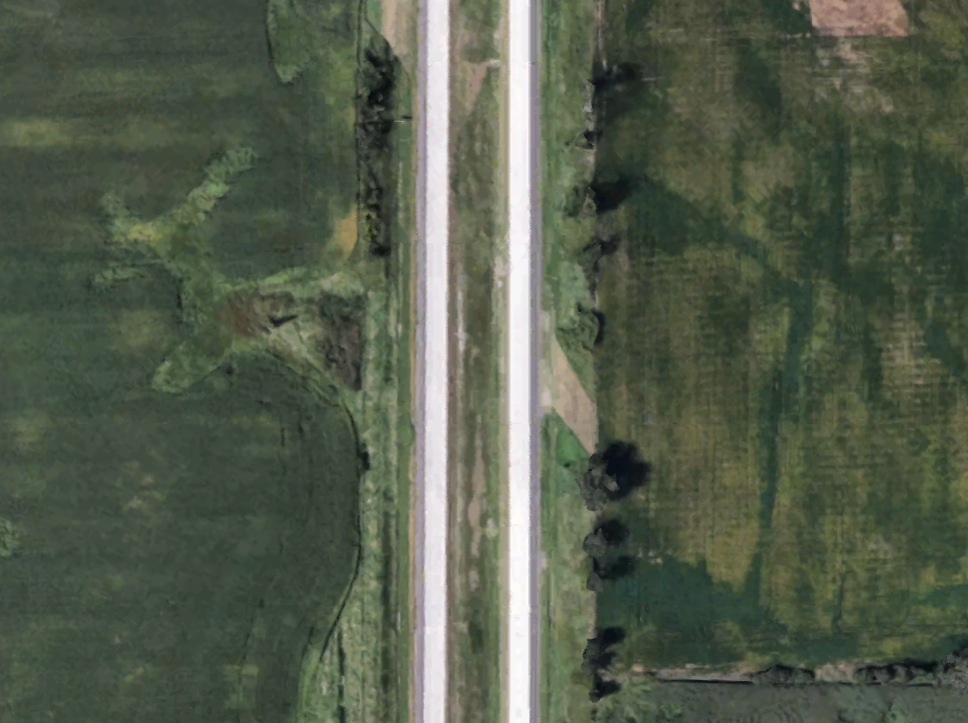
%> input picture Segmentation/RoadPic.png, 968 x 723 px
$ octave --eval "result = thinRoad('RoadPic.png');"   (GNU Octave 9; MATLAB toolbox functions it lacks are replaced by stand-ins)
%> lines starting %> are read from the running program, lines starting %| are printed output that depends on the picture; in (x1, y1, x2, y2) boxes, pixels count from 0 and x2, y2 are one past the last pixel; in counts of white or black regions, pixels touching at a corner belong together; the program's own positions count from 1
function [ Comps ] = thinRoad( imageFile )
%> called with imageFile = 'RoadPic.png'
% Segmentation method with adjustments to accomodate
% narrow roads better.
% @input:
%       imageFile - image file to be segmented
% @output:
%       Comps - list of components which are candidates for roads

tic
% Read in file, convert to gray, get size
J = imread(imageFile);
%> J is the input picture: size 723x968x3 uint8; mean R, G, B 83.8, 92.7, 75.5
I = rgb2gray(J);
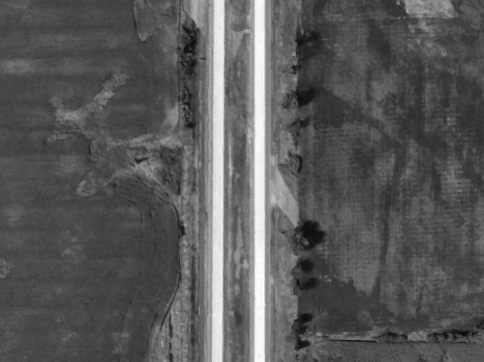
%> I: size 723x968 uint8 (shown at 1/2 size); min 11, max 255, mean 88.1
I2 = imcomplement(I);
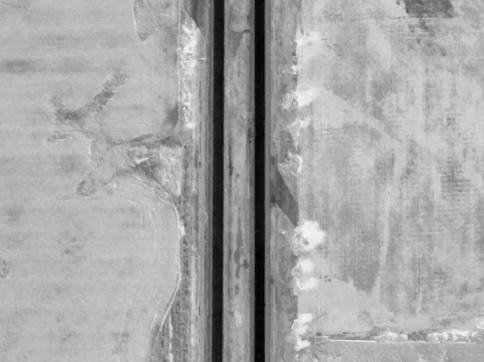
%> I2: size 723x968 uint8 (shown at 1/2 size); min 0, max 244, mean 166.9
[x,y] = size(I);

%Split up image by intensity
BW1 = I > 150;
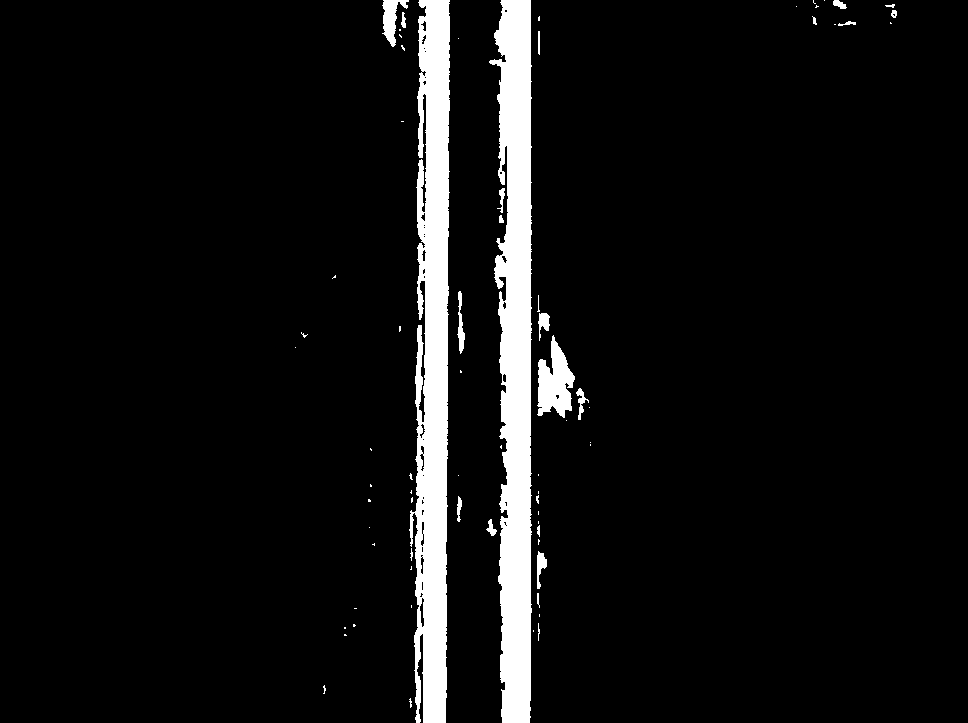
%> BW1: size 723x968 logical; 6.7% white; 71 white regions (47 under 20 px), largest, box (x1, y1, x2, y2) and area: (489, 0, 532, 723) 21486, (409, 0, 450, 723) 20911, (537, 335, 575, 418) 1851
BW2 = I2 > 150;
%> BW2: size 723x968 logical; 81.3% white; 393 black regions (284 under 20 px), largest, box (x1, y1, x2, y2) and area: (339, 0, 599, 723) 111996, (808, 0, 907, 73) 3580, (257, 205, 364, 298) 2597
%Remove any small pieces, but only very small to avoid
%removing any pieces of the road
BW1 = bwareaopen(imfill(BW1,'holes'),floor(x*y/1000));
%> BW1: size 723x968 logical; 6.4% white; 3 white regions, box (x1, y1, x2, y2) and area: (489, 0, 532, 723) 21558, (409, 0, 450, 723) 21274, (537, 335, 575, 418) 1860
BW2 = bwareaopen(imfill(BW2,'holes'),floor(x*y/1000));
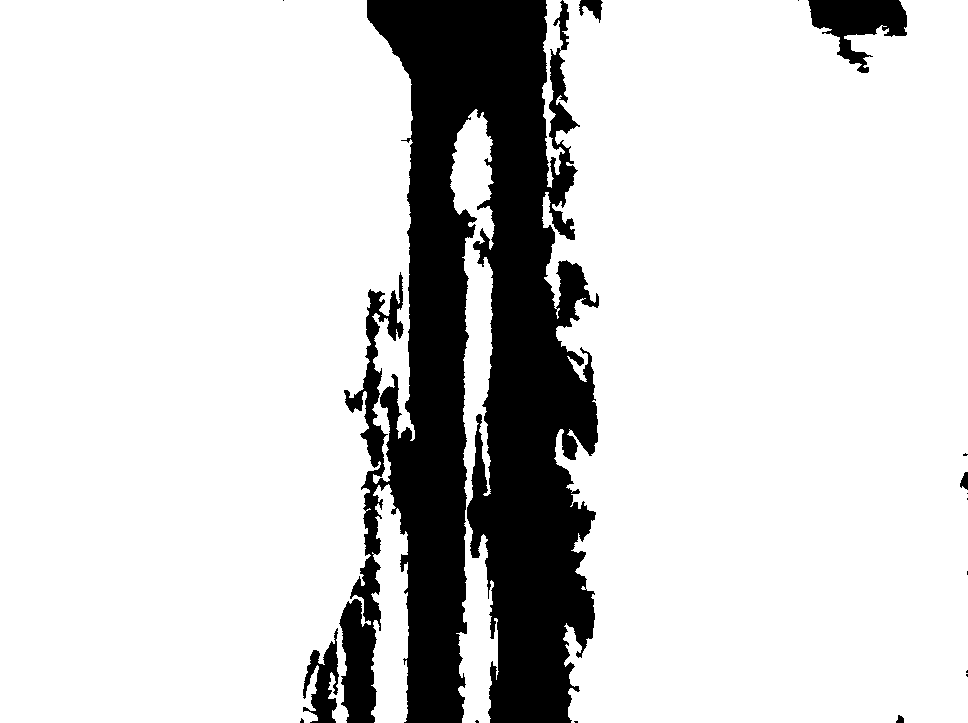
%> BW2: size 723x968 logical; 82.6% white; 17 black regions (11 under 20 px), largest, box (x1, y1, x2, y2) and area: (339, 0, 599, 723) 116175, (808, 0, 907, 73) 3614, (303, 628, 339, 723) 1703, (579, 0, 603, 23) 290, (960, 472, 968, 490) 98, (896, 715, 904, 723) 46
%Get component lists and merge
CC1 = bwconncomp(BW1);
%> CC1 = 3 connected components
CC2 = bwconncomp(BW2);
%> CC2 = 4 connected components
CC1.PixelIdxList = [CC1.PixelIdxList CC2.PixelIdxList];
%> CC1.PixelIdxList = 7 items
CC1.NumObjects = CC1.NumObjects + CC2.NumObjects;
%> CC1.NumObjects = 7
toc
%Code for displaying image
labeled = labelmatrix(CC1);
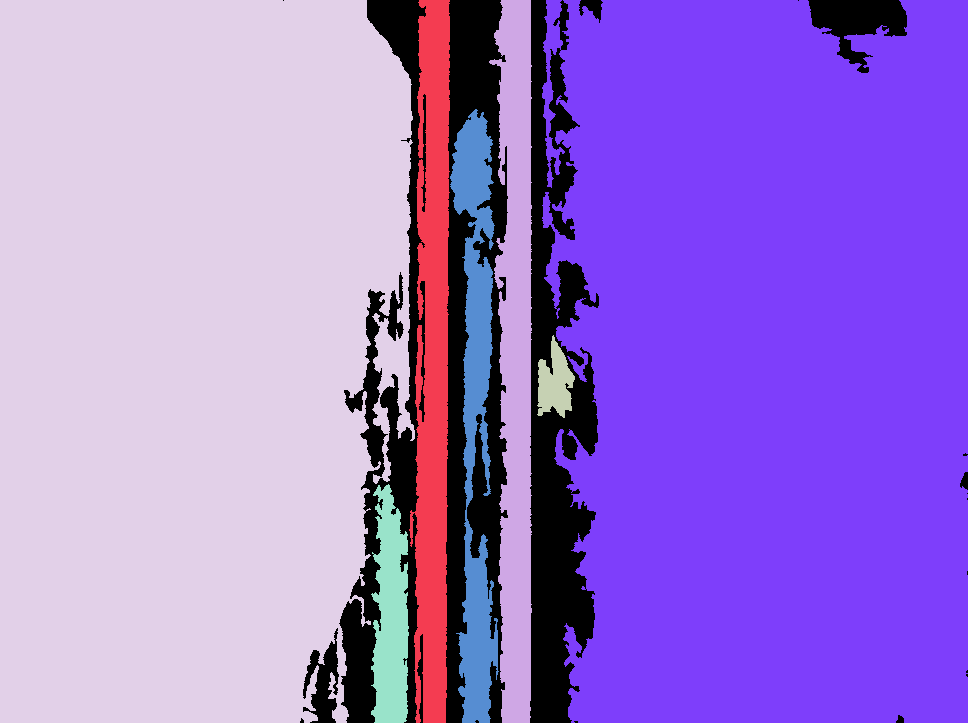
%> labeled: size 723x968 uint8; 8 distinct labels, from 0 to 7; one colour per label, 0 black
RGB_label = label2rgb(labeled, 'jet', 'w', 'shuffle');
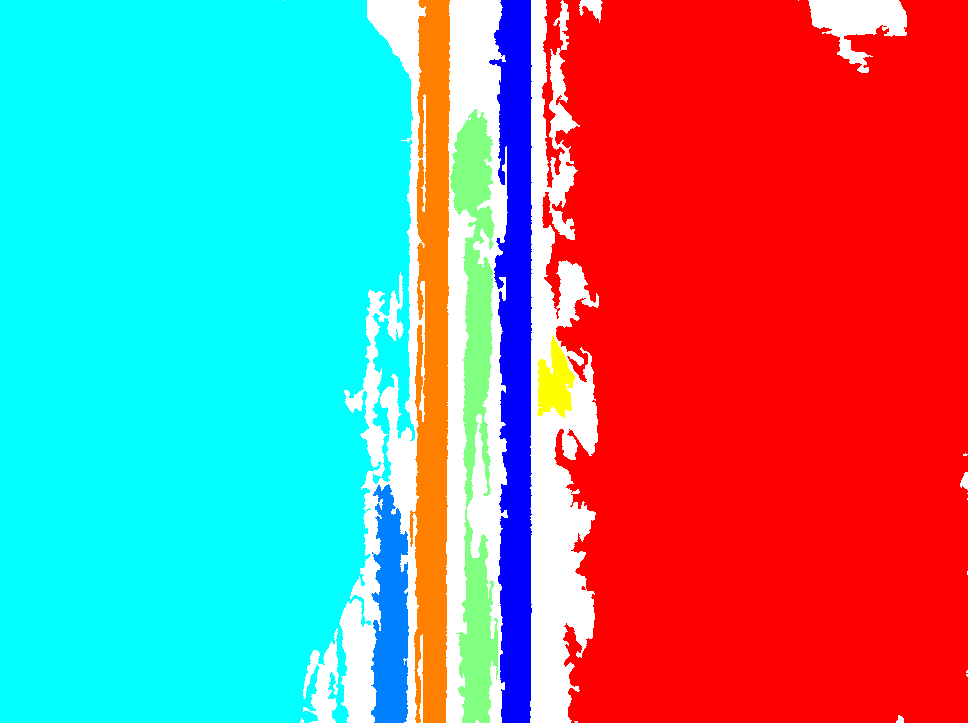
%> RGB_label: size 723x968x3 uint8; mean R, G, B 142.1, 139.1, 141
imshow(RGB_label)

Comps = CC1;
%> Comps = 7 connected components

end

$ run again, on Segmentation/1001.png
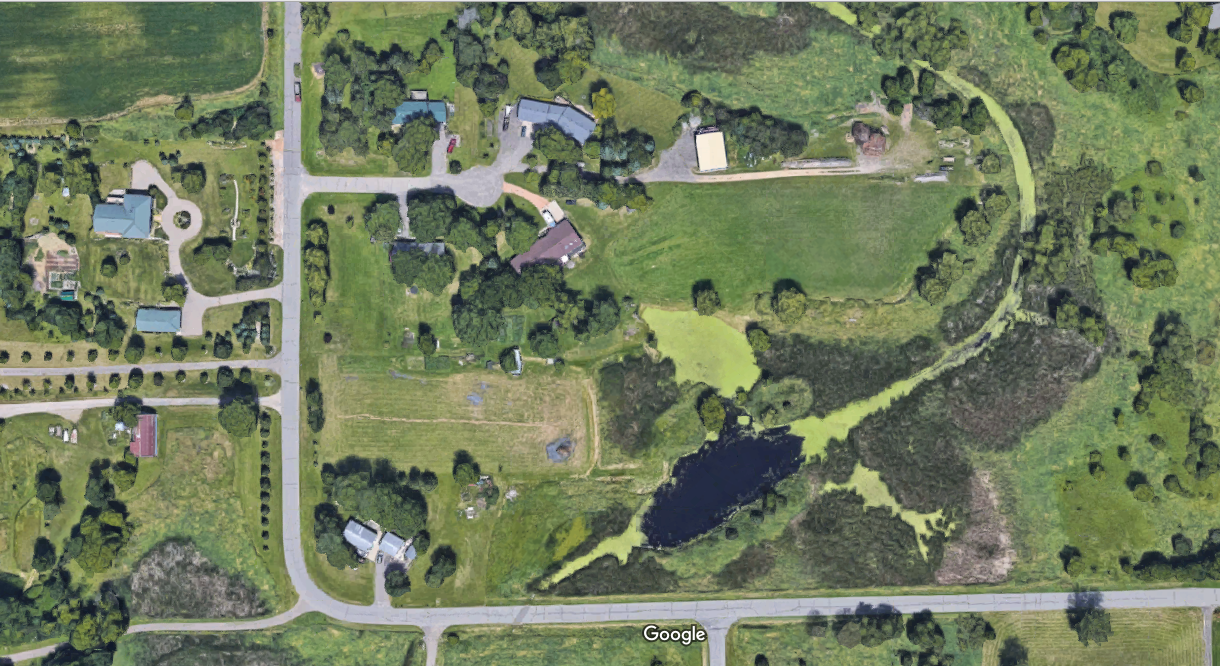
%> input picture Segmentation/1001.png, 1220 x 666 px
%> in thinRoad, J is the input picture: size 666x1220x3 uint8; mean R, G, B 112.8, 124.2, 94.3
%> in thinRoad, `BW1 = I > 150;`:
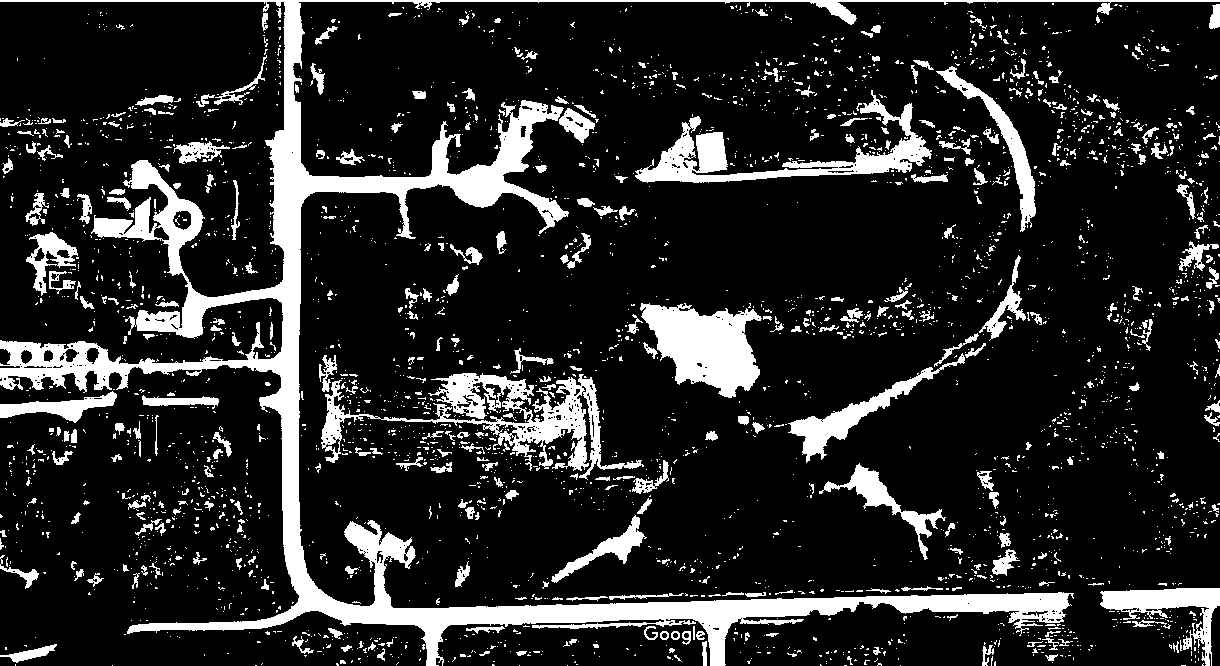
%> BW1: size 666x1220 logical; 15.7% white; 3159 white regions (2791 under 20 px), largest, box (x1, y1, x2, y2) and area: (0, 0, 1220, 666) 55253, (321, 373, 644, 480) 8447, (640, 303, 762, 398) 7036
%> CC1 = 12 connected components
%> CC2 = 39 connected components
%> CC1.PixelIdxList = 51 items
%> CC1.NumObjects = 51
%> labeled: size 666x1220 uint8; 52 distinct labels, from 0 to 51
%> in thinRoad, `RGB_label = label2rgb(labeled, 'jet', 'w', 'shuffle');`:
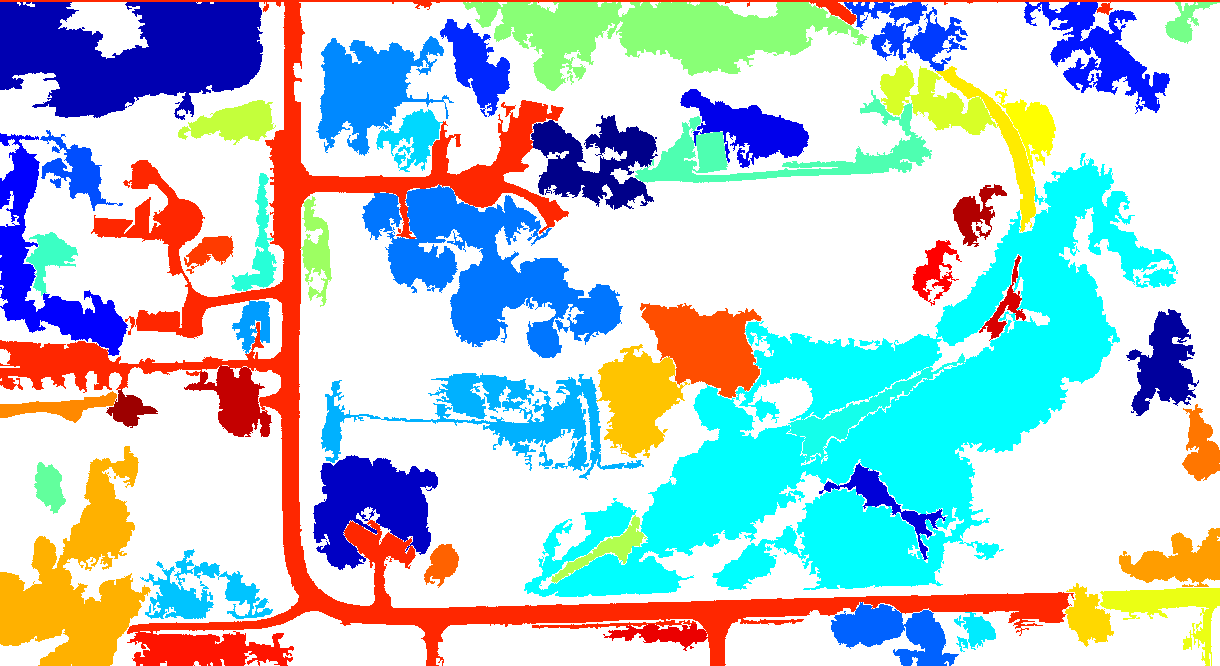
%> RGB_label: size 666x1220x3 uint8; mean R, G, B 183, 203.2, 208.1
%> Comps = 51 connected components

$ run again, on Segmentation/1002.png
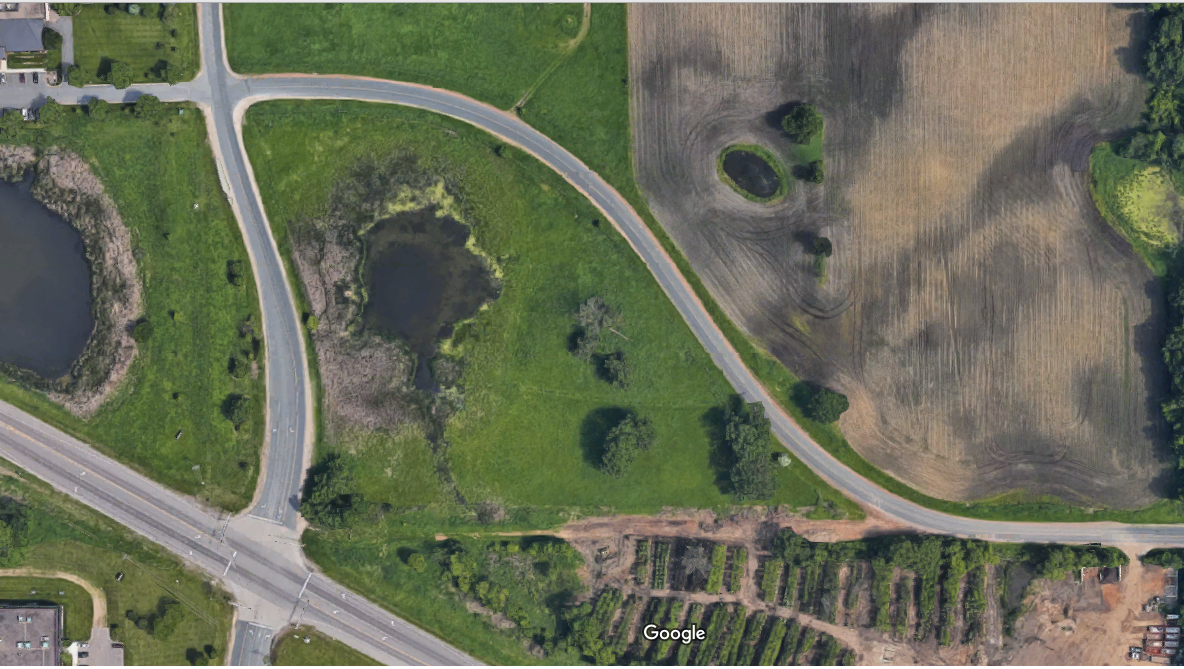
%> input picture Segmentation/1002.png, 1184 x 669 px
%> in thinRoad, J is the input picture: size 669x1184x3 uint8; mean R, G, B 104.6, 109, 89.1
%> in thinRoad, `BW1 = I > 150;`:
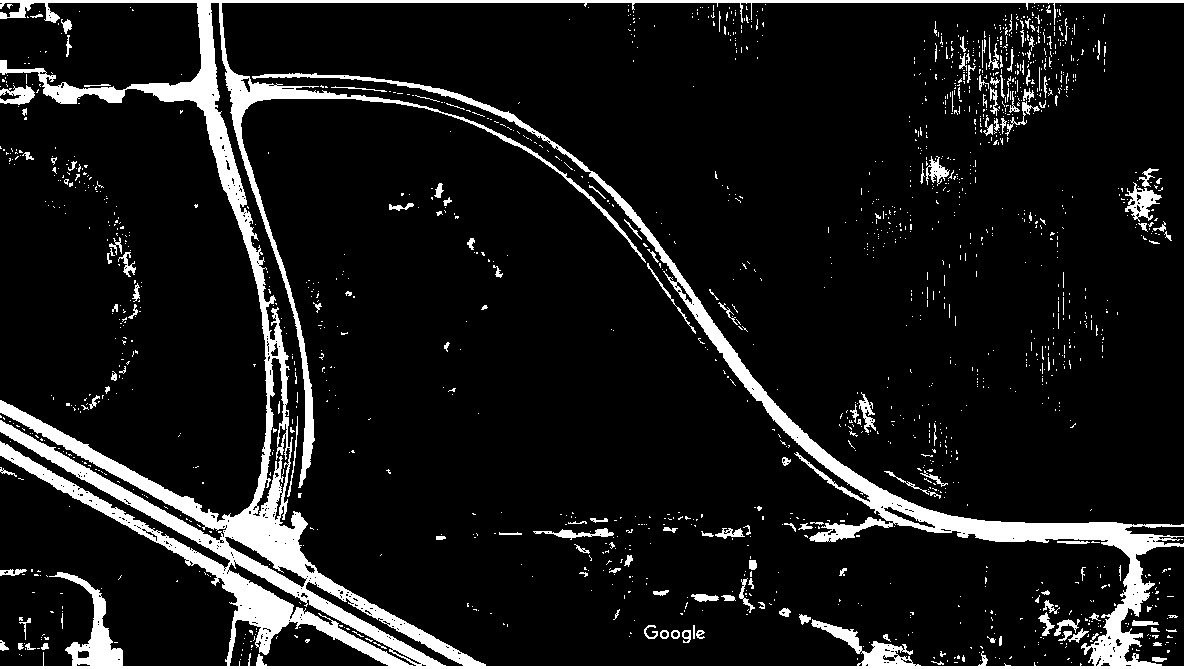
%> BW1: size 669x1184 logical; 10% white; 1617 white regions (1458 under 20 px), largest, box (x1, y1, x2, y2) and area: (0, 0, 1184, 669) 64653, (1125, 182, 1162, 222) 610, (0, 85, 35, 105) 410
%> CC1 = 1 connected component
%> CC2 = 11 connected components
%> CC1.PixelIdxList = 12 items
%> CC1.NumObjects = 12
%> labeled: size 669x1184 uint8; 13 distinct labels, from 0 to 12
%> in thinRoad, `RGB_label = label2rgb(labeled, 'jet', 'w', 'shuffle');`:
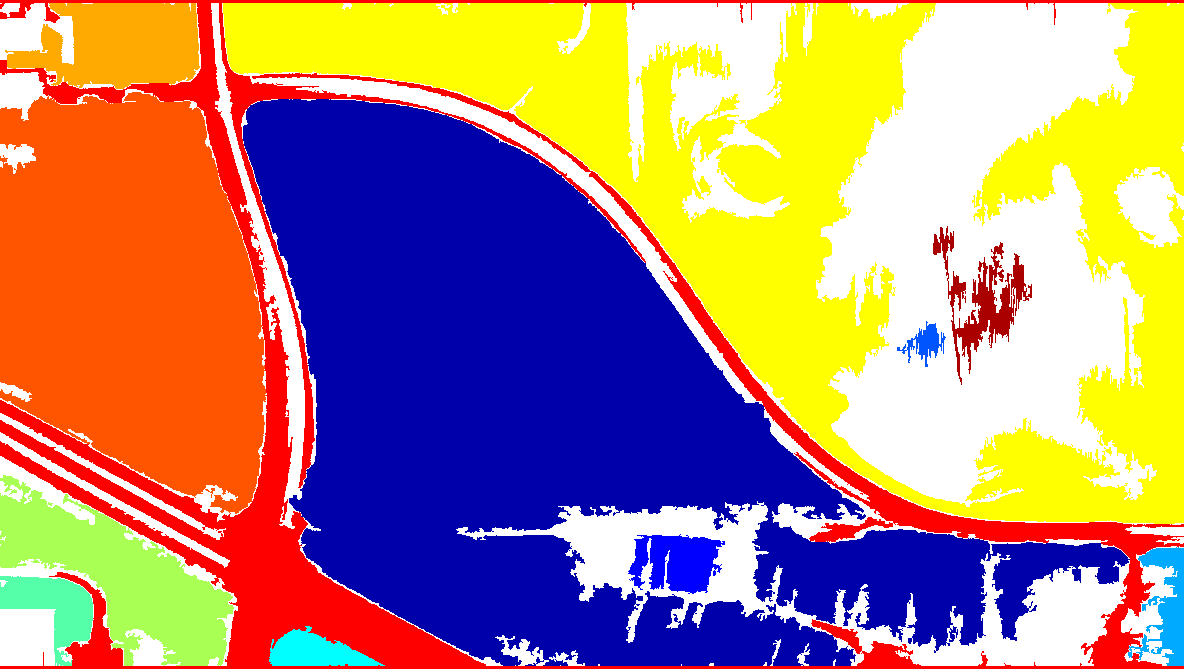
%> RGB_label: size 669x1184x3 uint8; mean R, G, B 175.6, 135.9, 119.3
%> Comps = 12 connected components
